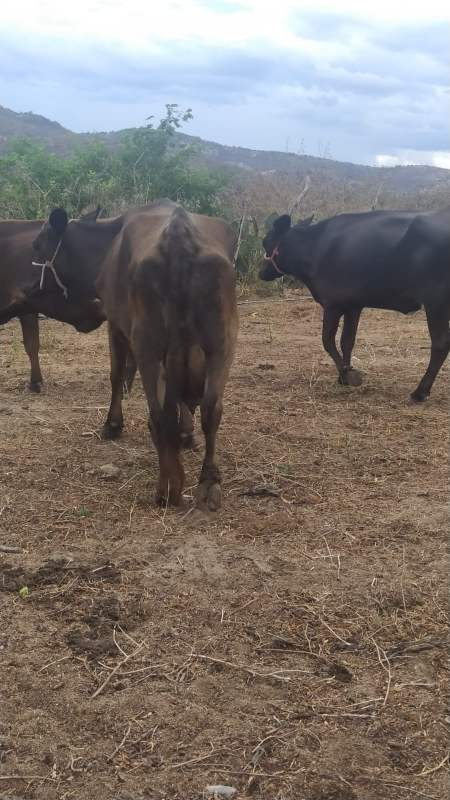
#> input picture images/ECCs/ECC 2,5/vaca traseira 1.jpeg, 900 x 1600 px (shown at 1/2 size)
$ python grabcut_app.py '../../../images/ECCs/ECC 2,5/vaca traseira 1.jpeg'
#> lines starting #> are read from the running program, lines starting #| are printed output that depends on the picture
#> in run, self.img is the input picture: shape (1600, 900, 3); mean B, G, R 114, 119.6, 127.2
"""
===============================================================================
Interactive Image Segmentation using GrabCut algorithm.

This sample shows interactive image segmentation using grabcut algorithm.

USAGE:
    python grabcut.py <filename>

README FIRST:
    Two windows will show up, one for input and one for output.

    At first, in input window, draw a rectangle around the object using the
right mouse button. Then press 'n' to segment the object (once or a few times)
For any finer touch-ups, you can press any of the keys below and draw lines on
the areas you want. Then again press 'n' to update the output.

Key '0' - To select areas of sure background
Key '1' - To select areas of sure foreground
Key '2' - To select areas of probable background
Key '3' - To select areas of probable foreground

Key 'n' - To update the segmentation
Key 'r' - To reset the setup
Key 's' - To save the results
===============================================================================
"""

import numpy as np
import cv2 as cv

import sys


class App:
    BLUE = [255, 0, 0]  # rectangle color
    RED = [0, 0, 255]  # PR BG
    GREEN = [0, 255, 0]  # PR FG
    BLACK = [0, 0, 0]  # sure BG
    WHITE = [255, 255, 255]  # sure FG

    DRAW_BG = {'color': BLACK, 'val': 0}
    DRAW_FG = {'color': WHITE, 'val': 1}
    DRAW_PR_BG = {'color': RED, 'val': 2}
    DRAW_PR_FG = {'color': GREEN, 'val': 3}

    # setting up flags
    rect = (0, 0, 1, 1)
    drawing = False  # flag for drawing curves
    rectangle = False  # flag for drawing rect
    rect_over = False  # flag to check if rect drawn
    rect_or_mask = 100  # flag for selecting rect or mask mode
    value = DRAW_FG  # drawing initialized to FG
    thickness = 3  # brush thickness

    def _on_mouse(self, event, x, y, flags, param):
        # Draw Rectangle
        if event == cv.EVENT_RBUTTONDOWN:
            self.rectangle = True
            self.ix, self.iy = x, y

        elif event == cv.EVENT_MOUSEMOVE:
            if self.rectangle:
                self.img = self.img2.copy()
                cv.rectangle(self.img, (self.ix, self.iy), (x, y), self.BLUE, 2)
                self.rect = (min(self.ix, x), min(self.iy, y), abs(self.ix - x), abs(self.iy - y))
                self.rect_or_mask = 0

        elif event == cv.EVENT_RBUTTONUP:
            self.rectangle = False
            self.rect_over = True
            cv.rectangle(self.img, (self.ix, self.iy), (x, y), self.BLUE, 2)
            self.rect = (min(self.ix, x), min(self.iy, y), abs(self.ix - x), abs(self.iy - y))
            self.rect_or_mask = 0
            print(" Now press the key 'n' a few times until no further change \n")

        # draw touchup curves
        if event == cv.EVENT_LBUTTONDOWN:
            if not self.rect_over:
                print("first draw rectangle \n")
            else:
                self.drawing = True
                cv.circle(self.img, (x, y), self.thickness, self.value['color'], -1)
                cv.circle(self.mask, (x, y), self.thickness, self.value['val'], -1)

        elif event == cv.EVENT_MOUSEMOVE:
            if self.drawing:
                cv.circle(self.img, (x, y), self.thickness, self.value['color'], -1)
                cv.circle(self.mask, (x, y), self.thickness, self.value['val'], -1)

        elif event == cv.EVENT_LBUTTONUP:
            if self.drawing:
                self.drawing = False
                cv.circle(self.img, (x, y), self.thickness, self.value['color'], -1)
                cv.circle(self.mask, (x, y), self.thickness, self.value['val'], -1)

    def _resize_image(self, image):
        if image.shape[0] >= 1600 or image.shape[1] >= 1600:
            width = image.shape[1] // 3
#> width = 300
            height = image.shape[0] // 3
#> height = 533
        elif image.shape[0] >= 800 or image.shape[1] >= 800:
            width = image.shape[1] // 2
            height = image.shape[0] // 2
        else:
            width = image.shape[1]
            height = image.shape[0]

        return cv.resize(image, (width, height), interpolation=cv.INTER_LINEAR)
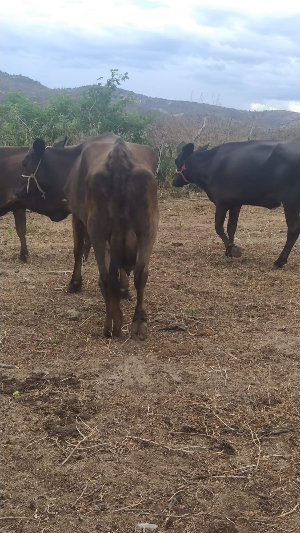
#> returned value: shape (533, 300, 3); mean of channels 0, 1, 2 114, 119.6, 127.1; drawn as B, G, R

    def run(self):
        # Loading images
        if len(sys.argv) == 2:
            filename = sys.argv[1]  # for drawing purposes
        else:
            print("No input image given, so loading default image, lena.jpg \n")
            print("Correct Usage: python grabcut.py <filename> \n")
            filename = 'lena.jpg'

        self.img = cv.imread(cv.samples.findFile(filename))
        self.img = self._resize_image(self.img)
        self.img2 = self.img.copy()  # a copy of original image
        self.mask = np.zeros(self.img.shape[:2], dtype=np.uint8)  # mask initialized to PR_BG
        self.output = np.zeros(self.img.shape, np.uint8)  # output image to be shown

        # input and output windows
        cv.namedWindow('output')
        cv.namedWindow('input')
        cv.setMouseCallback('input', self._on_mouse)
        cv.moveWindow('input', self.img.shape[1] + 10, 90)

        print(" Instructions: \n")
        print(" Draw a rectangle around the object using right mouse button \n")

        while True:

            cv.imshow('output', self.output)
            cv.imshow('input', self.img)
            k = cv.waitKey(1)
#> (key Esc is pressed here)

            # key bindings
            if k == 27:  # esc to exit
                break
            elif k == ord('0'):  # BG drawing
                print(" mark background regions with left mouse button \n")
                self.value = self.DRAW_BG
            elif k == ord('1'):  # FG drawing
                print(" mark foreground regions with left mouse button \n")
                self.value = self.DRAW_FG
            elif k == ord('2'):  # PR_BG drawing
                self.value = self.DRAW_PR_BG
            elif k == ord('3'):  # PR_FG drawing
                self.value = self.DRAW_PR_FG
            elif k == ord('s'):  # save image
                cv.imwrite('grabcut_1.png', self.output)
                print(" Result saved as image \n")
            elif k == ord('r'):  # reset everything
                print("resetting \n")
                self.rect = (0, 0, 1, 1)
                self.drawing = False
                self.rectangle = False
                self.rect_or_mask = 100
                self.rect_over = False
                self.value = self.DRAW_FG
                self.img = self.img2.copy()
                self.mask = np.zeros(self.img.shape[:2], dtype=np.uint8)  # mask initialized to PR_BG
                self.output = np.zeros(self.img.shape, np.uint8)  # output image to be shown
            elif k == ord('n'):  # segment the image
                print(""" For finer touchups, mark foreground and background after pressing keys 0-3
                and again press 'n' \n""")
                try:
                    bgdmodel = np.zeros((1, 65), np.float64)
                    fgdmodel = np.zeros((1, 65), np.float64)
                    if self.rect_or_mask == 0:  # grabcut with rect
                        cv.grabCut(self.img2, self.mask, self.rect, bgdmodel, fgdmodel, 1, cv.GC_INIT_WITH_RECT)
                        self.rect_or_mask = 1
                    elif self.rect_or_mask == 1:  # grabcut with mask
                        cv.grabCut(self.img2, self.mask, self.rect, bgdmodel, fgdmodel, 1, cv.GC_INIT_WITH_MASK)
                except:
                    import traceback
                    traceback.print_exc()

            mask2 = np.where((self.mask == 1) + (self.mask == 3), 255, 0).astype('uint8')
            self.output = cv.bitwise_and(self.img2, self.img2, mask=mask2)

        print('Done')


if __name__ == '__main__':
    print(__doc__)
    App().run()
    cv.destroyAllWindows()

$ run again, on images/ECCs/ECC 3,0/vaca lateral 1.jpeg
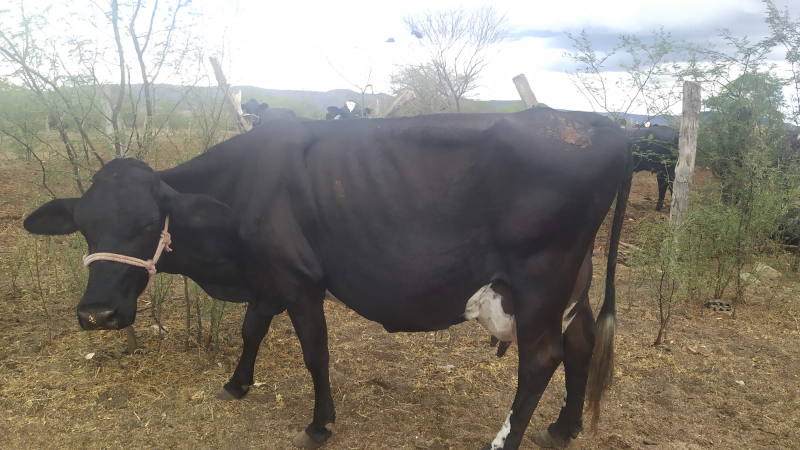
#> input picture images/ECCs/ECC 3,0/vaca lateral 1.jpeg, 1600 x 900 px (shown at 1/2 size)
#> in run, self.img is the input picture: shape (900, 1600, 3); mean B, G, R 117.5, 127.6, 133.2
#> in _resize_image, `return cv.resize(image, (width, height), interpolation=cv.INTER_LINEAR)`:
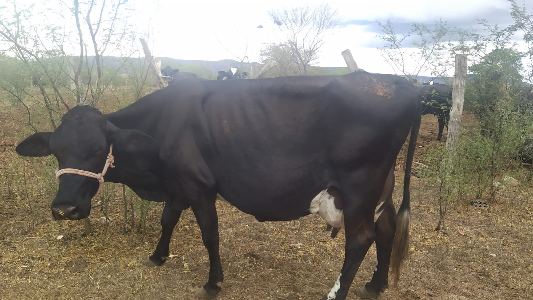
#> returned value: shape (300, 533, 3); mean of channels 0, 1, 2 117.5, 127.6, 133.2; drawn as B, G, R

$ run again, on images/ECCs/ECC 3,0/vaca lateral 2.jpeg
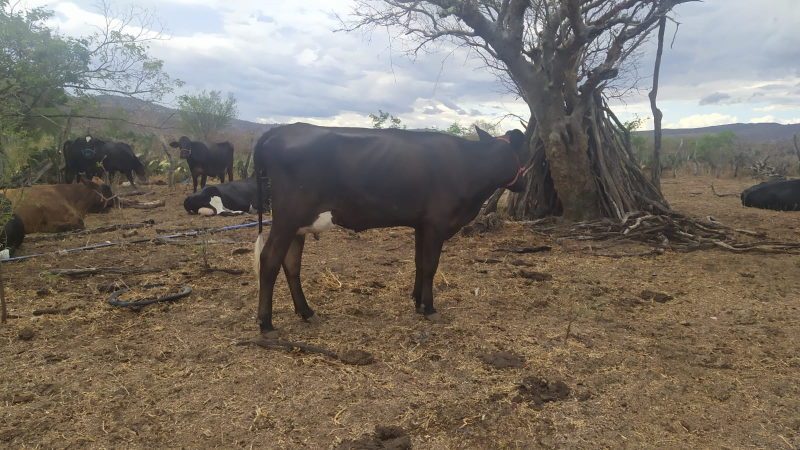
#> input picture images/ECCs/ECC 3,0/vaca lateral 2.jpeg, 1600 x 900 px (shown at 1/2 size)
#> in run, self.img is the input picture: shape (900, 1600, 3); mean B, G, R 103.9, 114.6, 123.2
#> in _resize_image, `return cv.resize(image, (width, height), interpolation=cv.INTER_LINEAR)`:
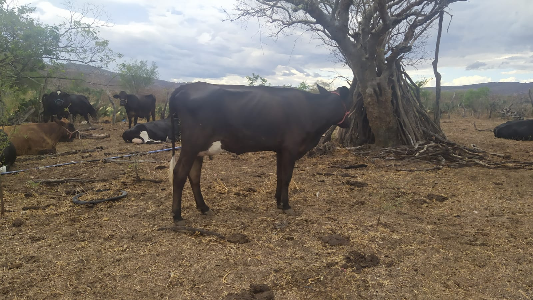
#> returned value: shape (300, 533, 3); mean of channels 0, 1, 2 103.9, 114.6, 123.2; drawn as B, G, R
